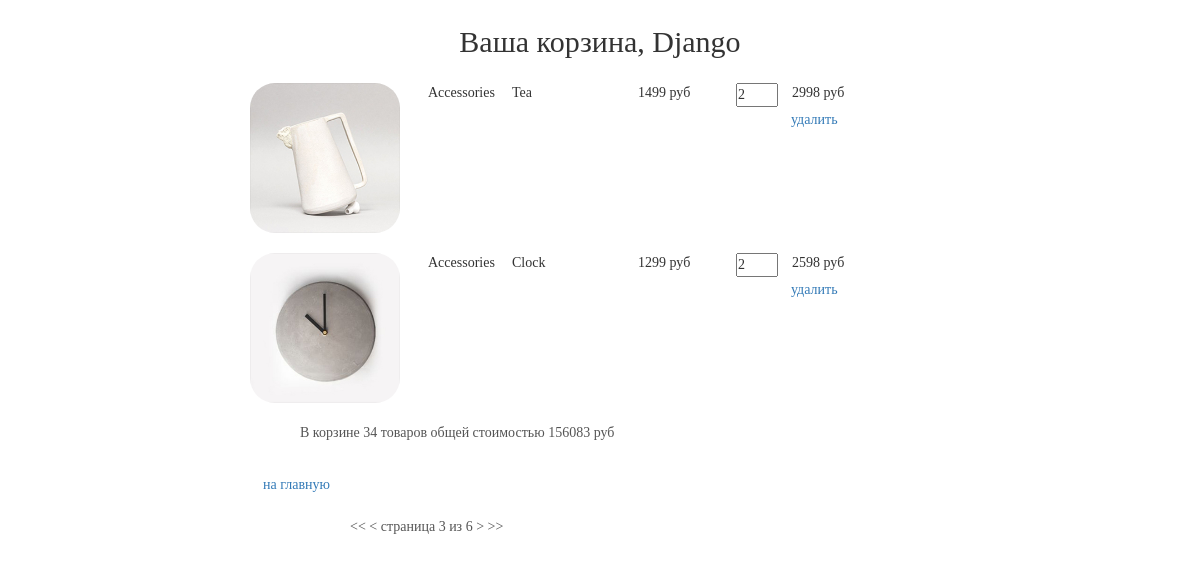
The app's page /basket/3/ (signed in), older data.
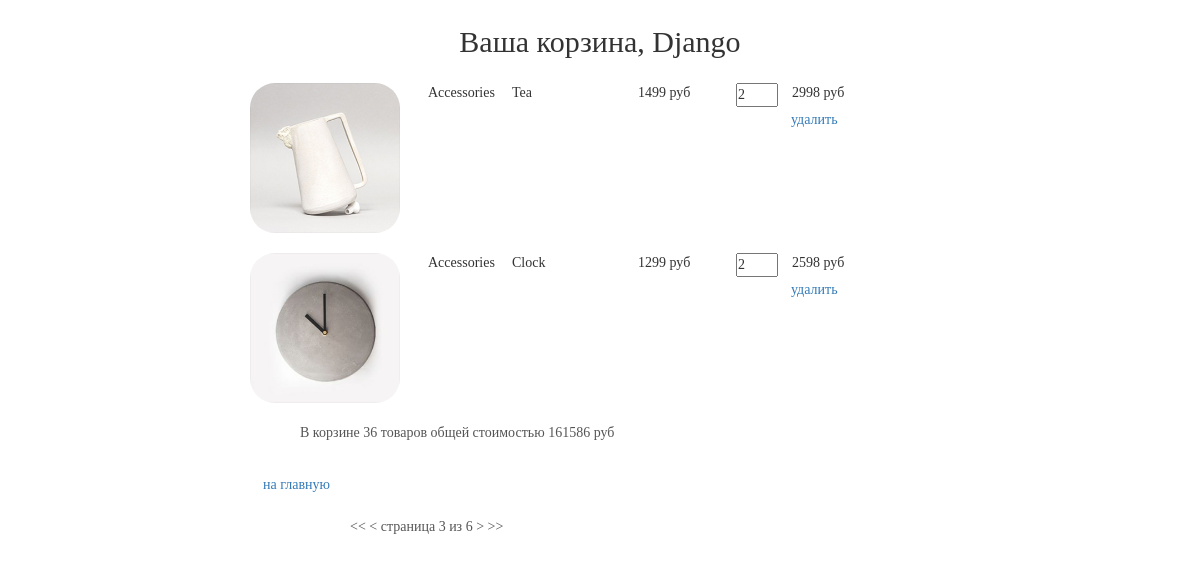
The same page, newer data.
### basketapp/models.py (models this page shows)
class Basket(models.Model):
    user = models.ForeignKey(ShopUser, on_delete=models.CASCADE, related_name='basket')
    product = models.ForeignKey(Product, on_delete=models.CASCADE)
    quantity = models.PositiveIntegerField('количество', default=0)
    add_datetime = models.DateTimeField('дата добавления', auto_now_add=True)
    @property
    def product_cost(self):
        return self.product.price * self.quantity
    @property
    def total_quantity(self):
        return sum(map(lambda x: x.quantity, self.user.basket.all()))
    @property
    def total_cost(self):
        return sum(map(lambda x: x.product_cost, self.user.basket.all()))

### authapp/models.py (models this page shows)
class ShopUser(AbstractUser):
    age = models.PositiveSmallIntegerField('Возраст', null=True)
    avatar = models.ImageField(upload_to='users_avatars', blank=True)
    id_for_friends = models.CharField('Код для пригашения друзей', max_length=8, blank=True)

### mainapp/models.py (models this page shows, shortened)
class Product(models.Model):
    category = models.ForeignKey(ProductCategory, on_delete=models.PROTECT, verbose_name='Категория')
    name = models.CharField('Название', max_length=128)
    short_description = models.CharField('Краткое описание', max_length=128, blank=True)
    description = models.TextField('Описание', blank=True)
    quantity = models.PositiveIntegerField('Количество', default=0)
    price = models.DecimalField('Цена', max_digits=10, decimal_places=0, default=0)
    image = models.ImageField(upload_to='products_images', blank=True)
    is_active = models.BooleanField(default=True)
    created_at = models.DateTimeField('Дата создания', auto_now_add=True)
    updated_at = models.DateTimeField('Дата обновления', auto_now=True)

class ProductCategory(models.Model):
    name = models.CharField('Название', max_length=128, unique=True)
    description = models.TextField('Описание', max_length=255, blank=True)
    is_active = models.BooleanField(default=True)
    created_at = models.DateTimeField('Дата создания', auto_now_add=True)

### basketapp/views.py (the view)
# urls.py: path('', adminapp.ShopUserList.as_view(), name='index'),
@login_required
def index(request, page=1):
    basket = request.user.basket.all()
    products_paginator = Paginator(basket, 2)
    try:
        basket = products_paginator.page(page)
    except PageNotAnInteger:
        basket = products_paginator.page(1)
    except EmptyPage:
        basket = products_paginator.page(products_paginator.num_pages)
    context = {
        'basket': basket
    }
    return render(request, 'basketapp/index.html', context)

### basketapp/templates/basketapp/index.html
{% extends 'basketapp/base.html' %}
{% load static %}
{% block container %}
    <div class="basket_list">
		{% include 'basketapp/includes/inc__basket_list.html' %}
    </div>
    <div class="paginator">
        {% if basket.has_previous %}
            <a href="{% url 'basket:index_pagination' 1 %}">
                <<
            </a>
            <a href="{% url 'basket:index_pagination' basket.previous_page_number %}">
                <
            </a>
        {% endif %}
        <span class="current">страница {{ basket.number }} из {{ basket.paginator.num_pages }}</span>
        {% if basket.has_next %}
            <a href="{% url 'basket:index_pagination' basket.next_page_number %}">
                >
            </a>
            <a href="{% url 'basket:index_pagination' basket.paginator.num_pages %}">
                >>
            </a>
        {% endif %}
    </div>
{% endblock %}

### basketapp/templates/basketapp/includes/inc__basket_list.html
{% if basket %}
    {% for item in basket %}
        <div class="basket_record">
            <img src="/media/{{ item.product.image }}" alt="{{ item.product.short_desc }}">
            <span class="category_name">{{ item.product.category.name }}</span>
            <span class="product_name">{{ item.product.name }}</span>
            <span class="product_price">{{ item.product.price }}&nbspруб</span>
            <input type="number" name="{{ item.pk }}" min="0" max="{{ item.product.quantity }}"
                   value="{{ item.quantity }}" id="{{ item.product.id }}">
            <span class="product_cost">{{ item.product_cost }}&nbspруб</span>
            <a href="{% url 'basket:delete_product' item.pk %}" class="btn btn-round">
                удалить
            </a>
        </div>
    {% endfor %}
    <div class="basket_summary">
        <p class="total_basket_text">В корзине</p>
        <div class="total_q">{{ basket.0.total_quantity }}</div>
        <p class="total_basket_text">товаров общей стоимостью</p>
        <div class="total_c">{{ basket.0.total_cost }}</div> руб
    </div>
{% else %}
    <h4>Корзина пуста</h4>
{% endif %}
<a href="{% url 'main:index' %}" class="btn btn-round">
    на главную
</a>

Row changes from the older to the newer data that the page shows:
changed through a linked row, Basket "Tea": user+quantity "34" → "36"; user.quantity "156083" → "161586"
